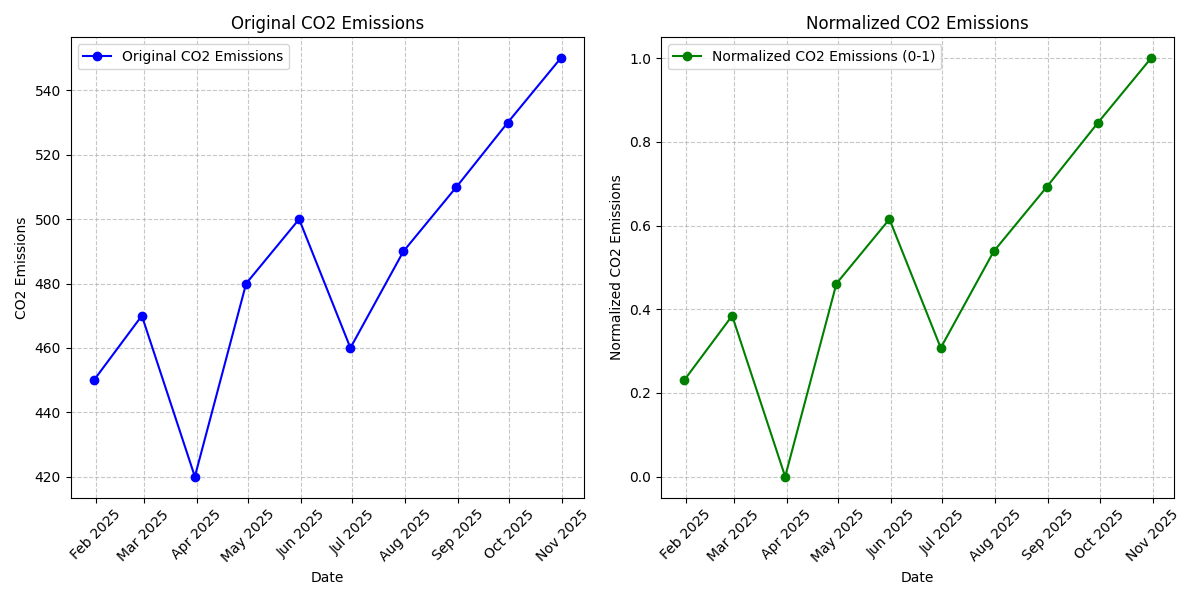

This figure's Python source:
import pandas as pd
import numpy as np
from sklearn.preprocessing import MinMaxScaler
import matplotlib.pyplot as plt
import matplotlib.dates as mdates

# Example CO2 emissions data with future dates
data = {
    # Future dates starting from 2025-01-01
    'Date': pd.date_range(start='202-01-01', periods=10, freq='M'),
    'CO2_Emissions': [450, 470, 420, 480, 500, 460, 490, 510, 530, 550]
}
df = pd.DataFrame(data)
df.set_index('Date', inplace=True)

# Display the original data
print("Original CO2 Emissions Data:")
print(df)

# Initialize the MinMaxScaler
scaler = MinMaxScaler(feature_range=(0, 1))

# Normalize the CO2 emissions values to a range of 0-1
df['Normalized_CO2_Emissions'] = scaler.fit_transform(df[['CO2_Emissions']])

# Display the normalized data
print("\nNormalized CO2 Emissions Data (0-1 range):")
print(df)

# Plotting the original and normalized CO2 emissions
plt.figure(figsize=(12, 6))

# Plot original CO2 emissions
plt.subplot(1, 2, 1)
plt.plot(df.index, df['CO2_Emissions'], marker='o',
        linestyle='-', color='blue', label='Original CO2 Emissions')
plt.title('Original CO2 Emissions')
plt.xlabel('Date')
plt.ylabel('CO2 Emissions')
plt.grid(True, linestyle='--', alpha=0.7)
plt.legend(loc='upper left')
plt.gca().xaxis.set_major_formatter(
    mdates.DateFormatter('%b %Y'))  # Format date as Month Year
plt.gca().xaxis.set_major_locator(
    mdates.MonthLocator())  # Set major ticks to months
plt.xticks(rotation=45)  # Rotate dates for better readability

# Plot normalized CO2 emissions
plt.subplot(1, 2, 2)
plt.plot(df.index, df['Normalized_CO2_Emissions'], marker='o',
        linestyle='-', color='green', label='Normalized CO2 Emissions (0-1)')
plt.title('Normalized CO2 Emissions')
plt.xlabel('Date')
plt.ylabel('Normalized CO2 Emissions')
plt.grid(True, linestyle='--', alpha=0.7)
plt.legend(loc='upper left')
plt.gca().xaxis.set_major_formatter(
    mdates.DateFormatter('%b %Y'))  # Format date as Month Year
plt.gca().xaxis.set_major_locator(
    mdates.MonthLocator())  # Set major ticks to months
plt.xticks(rotation=45)  # Rotate dates for better readability

# Improve layout
plt.tight_layout()
plt.show()
